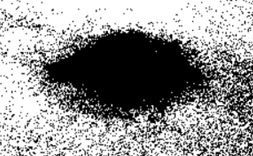
#> input picture project/test1_1.jpg, 253 x 156 px, given in place of the camera
$ python 'Threshold Method.py'
#> lines starting #> are read from the running program, lines starting #| are printed output that depends on the picture; after the words box and inside, x2 and y2 are one past the last pixel; in counts of white or black regions, pixels touching at a corner belong together
import os
import cv2
import numpy as np
import math
'''
1. 웹캠 이미지 리드
2. 그레이스케일로 변환
3. 픽셀 값의 평균으로 필터링: 평균값보다 크면 255(white), 작으면 0(black)
4. ROI 구역 설정 후 ROI 부분만 출력
'''
def im_trim(img, x, y, w, h):
    img = grayscale(img)

    (a, b) = img.shape[:2]
    center = (b/3 , a/1.5)
    angle90 = 90
    scale = 1.0
    M = cv2.getRotationMatrix2D(center, angle90, scale)
    img = cv2.warpAffine(img, M, (a, b))
    '''
    x = 100; y = 100; #자르고 싶은 지점의 x좌표와 y좌표 지정
    w = 200; h = 200; #x로부터 width, y로부터 height를 지정
    '''
    img_trim = img[y:y+h, x:x+w] #trim한 결과를 img_trim에 담는다
    return img_trim


def grayscale(img): # 그레이스케일로 이미지 변환
    return cv2.cvtColor(img, cv2.COLOR_RGB2GRAY)

def pixel_value_average(img): # 픽셀 값의 평균 계산
    sum = 0
    for i in range(0, img.shape[0]):
        for j in range(0, img.shape[1]):
            sum += img[i,j]
    pixel_N = img.shape[0] * img.shape[1]
    average = sum/pixel_N
    return average

def Filter(img, value = 0): # 픽셀 값 평균을 기준으로 필터링
    average = pixel_value_average(img)

    if value == 0:
        ret,img_filter = cv2.threshold(img, average, 255, cv2.THRESH_BINARY)
    else:
        ret,img_filter = cv2.threshold(img, average*value, 255, cv2.THRESH_BINARY)

    return img_filter

def count_pixel(img): # 픽셀 값이 0인 픽셀 COUNT
    number = cv2.countNonZero(img)

    return number

def pixel_ratio(img1, img2): # 픽셀 값 0 비율 계산
    if count_pixel(img1) == 0 | count_pixel(img2) ==0 :
        ratio = 0
    elif count_pixel(img1) < count_pixel(img2):
        ratio = count_pixel(img1)/count_pixel(img2)
    else:
        ratio = count_pixel(img2)/count_pixel(img1)
    return ratio

cap1 = cv2.VideoCapture(1) # 외장형 USB 웹캠1
cap2 = cv2.VideoCapture(0) # 외장형 USB 웹캠2

while True:
    ret1, frame1 = cap1.read()
#> frame1 is the input picture: shape (156, 253, 3); min 0, max 255, mean 147.7
    ret2, frame2 = cap2.read()


    if (ret1 and ret2):

        frame1 = im_trim(frame1, 100, 100, 200, 200)
#> in im_trim, `img = cv2.warpAffine(img, M, (a, b))`:
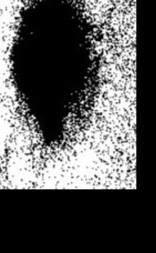
#> img: shape (253, 156); min 0, max 255, mean 84.7
#> in im_trim, `img_trim = img[y:y+h, x:x+w]`:
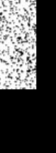
#> img_trim: shape (153, 56); min 0, max 255, mean 78.9
        frame2 = im_trim(frame2, 40, 200, 200, 200)
#> in im_trim (call 2), `img_trim = img[y:y+h, x:x+w]`: img_trim: shape (53, 116); every value is 0

        '''
        x = 100; y = 100; #자르고 싶은 지점의 x좌표와 y좌표 지정
        w = 200; h = 200; #x로부터 width, y로부터 height를 지정

        x = 70; y = 185; #자르고 싶은 지점의 x좌표와 y좌표 지정
        w = 200; h = 200; #x로부터 width, y로부터 height를 지정
        '''
        thresh1 = Filter(frame1)
#> after the loop in pixel_value_average, `for i in range(0, img.shape[0]):`: sum = 676146
#> in pixel_value_average, `average = sum/pixel_N`: average = 78.92
#> in Filter, `ret,img_filter = cv2.threshold(img, average, 255, cv2.THRESH_BINARY)`:
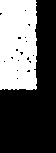
#> img_filter: shape (153, 56); 37.4% white; 1 white region, box (x1, y1, x2, y2) and area: (0, 0, 37, 90) 3207
#> in Filter, `ret,img_filter = cv2.threshold(img, average, 255, cv2.THRESH_BINARY)`: ret = 78
        thresh2 = Filter(frame2)

        print(pixel_ratio(thresh1, thresh2))
#> in count_pixel, `number = cv2.countNonZero(img)`: number = 3207
#> in pixel_ratio, `ratio = count_pixel(img2)/count_pixel(img1)`: ratio = 0
#| 0.0

        cv2.imshow("1", thresh1)
        cv2.imshow("2", thresh2)
        cv2.imshow("ORIGIN", frame1)

    if cv2.waitKey(1) & 0xFF == ord('q'):
#> (key q is pressed here)
        break
    # 사용자가 키보드 q 누르면 Opencv 종료

cap1.release()
cap2.release()
cv2.destroyAllWindows() # 리소스 반환
cv2.waitKey(0)
